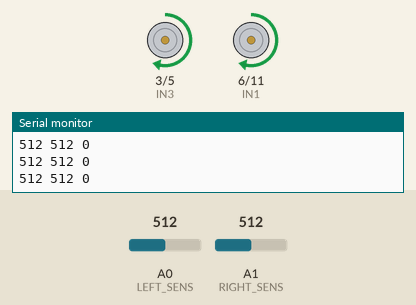
A sketch run on a simulated Arduino Uno, built with avr-gcc and run on an emulated ATmega328P. Shown: motor-driver pin pairs drawn as motors (green arrow = first pin HIGH = forward, orange = second pin HIGH = backward, longer = more drive), the last lines printed to the serial monitor. The inputs (shaded band) are chosen by the test bench; at power-on: A1 (RIGHT_SENS) = 512, A0 (LEFT_SENS) = 512.

Above: at 1.2 s.
1.3 s: A1 (RIGHT_SENS) set to 535
At 1.8 s:
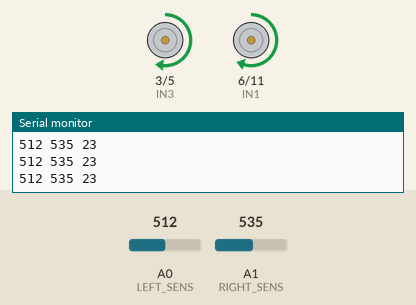
4.3 s: A0 (LEFT_SENS) set to 619
At 5.2 s:
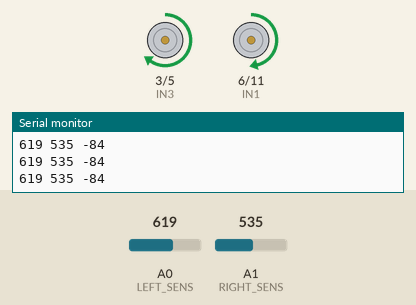
5.8 s: A0 (LEFT_SENS) set to 650
At 6.4 s:
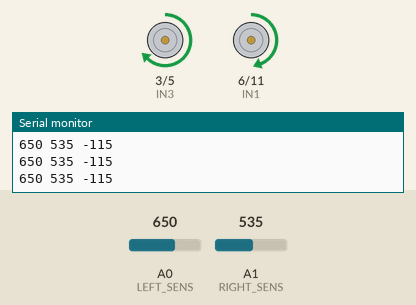
8.8 s: A1 (RIGHT_SENS) set to 566
At 9.8 s:
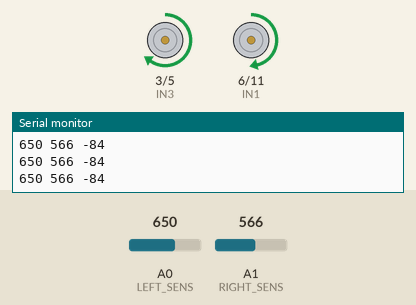
10.3 s: A1 (RIGHT_SENS) set to 511
At 11.0 s:
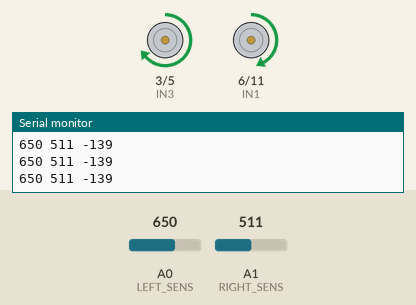
11.8 s: A0 (LEFT_SENS) set to 900
At 12.2 s:
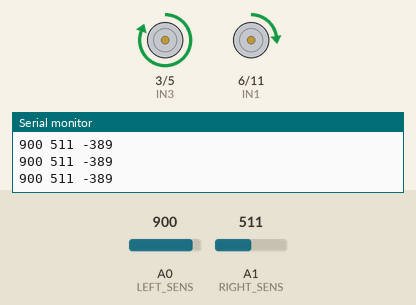
Timing chart, 0 to 14.3 s (numbered marks = the images above; inputs shaded):
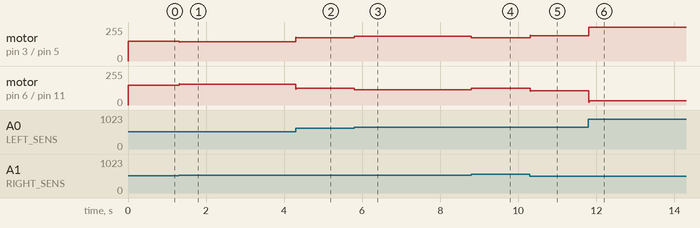

Measured:
- after the input at 1.3 s, motor on pin 3 (IN3) / pin 5 (IN4): forward 150/255 → forward 143/255 at once; motor on pin 6 (IN1) / pin 11 (IN2): forward 150/255 → forward 156/255 at once
- after the input at 4.3 s, motor on pin 3 (IN3) / pin 5 (IN4): forward 143/255 → forward 175/255 at once; motor on pin 6 (IN1) / pin 11 (IN2): forward 156/255 → forward 124/255 at once
- after the input at 5.8 s, motor on pin 3 (IN3) / pin 5 (IN4): forward 175/255 → forward 184/255 at once; motor on pin 6 (IN1) / pin 11 (IN2): forward 124/255 → forward 115/255 at once
- after the input at 8.8 s, motor on pin 3 (IN3) / pin 5 (IN4): forward 184/255 → forward 175/255 at once; motor on pin 6 (IN1) / pin 11 (IN2): forward 115/255 → forward 124/255 at once
- after the input at 10.3 s, motor on pin 3 (IN3) / pin 5 (IN4): forward 175/255 → forward 191/255 at once; motor on pin 6 (IN1) / pin 11 (IN2): forward 124/255 → forward 108/255 at once
- after the input at 11.8 s, motor on pin 3 (IN3) / pin 5 (IN4): forward 191/255 → forward 255/255 at once; motor on pin 6 (IN1) / pin 11 (IN2): forward 108/255 → forward 33/255 at once

The sketch:

lesson-02-line-sensors.ino
```cpp
/*
 * Урок 3: Подсчет количества перекрестков
 */

#define IN1 6  // пины правого мотора, ШИМ
#define IN2 11
#define IN3 3  // пины левого мотора, ШИМ
#define IN4 5

#define LEFT_SENS A0   // левый датчик линии
#define RIGHT_SENS A1  // правый

void setup() {
  Serial.begin(9600);
  pinMode(IN1, OUTPUT);
  pinMode(IN2, OUTPUT);
  pinMode(IN3, OUTPUT);
  pinMode(IN4, OUTPUT);
}

void followLine() {

  const float speed = 150;          // Шаг 1: Базовая скорость (от 0 до 255)
  const float sensorBalance = 1.0;  // Шаг 2: Балансировка датчиков
  const float kp = 0.3;             // Шаг 3: Настрой П-коэффициент (отвечает за резкость поворота)
  const float kd = 0.05;            // Шаг 4: Настрой Д-коэффициент (гасит колебания)

  static float errOld = 0.0;  // память о прошлой ошибке
  // 1. Считаем текущую ошибку (разницу между показаниями датчиков)
  float err = (analogRead(LEFT_SENS) * sensorBalance) - analogRead(RIGHT_SENS);
  // 2. Считаем управляющее воздействие (П-часть + Д-часть)
  float control = (err * kp) + ((err - errOld) * kd);
  // 3. Передаем команду на моторы: один ускоряем, другой замедляем
  motors(speed - control, speed + control);
  // 4. Запоминаем текущую ошибку для следующего цикла
  errOld = err;
}

void motors(int16_t speed1, int16_t speed2) {  // двигаться (левый мотор, правый мотор)
  speed1 = constrain(speed1, -255, 255);       // сначала ограничиваем скорость от -255 до 255
  speed2 = constrain(speed2, -255, 255);

  if (speed1 > 0) {  // подаем speed1 на пины первого мотора
    analogWrite(IN1, speed1);
    analogWrite(IN2, 0);
  } else {
    analogWrite(IN1, 0);
    analogWrite(IN2, -speed1);
  }

  if (speed2 > 0) {  // подаем speed2 на пины вторго мотора
    analogWrite(IN3, speed2);
    analogWrite(IN4, 0);
  } else {
    analogWrite(IN3, 0);
    analogWrite(IN4, -speed2);
  }
}

void sensors() {  // печатаем данные с левого и правого датчика для настройки
  Serial.print(analogRead(LEFT_SENS));
  Serial.print(" ");
  Serial.print(analogRead(RIGHT_SENS));
  Serial.print(" ");
  Serial.println(analogRead(RIGHT_SENS) - analogRead(LEFT_SENS));
}

void loop() {
  followLine();
  sensors();
}
```
